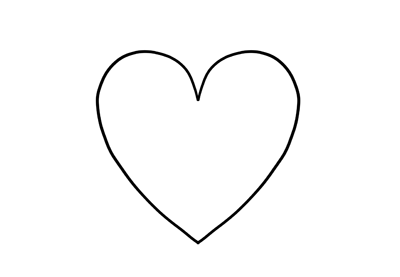
#> input picture assets/heart.jpg, 400 x 277 px
$ python ascii.py ../assets/heart.jpg
#> lines starting #> are read from the running program, lines starting #| are printed output that depends on the picture
#> in generate_ascii, image is the input picture: PIL image 400x277 P; min 0, max 255, mean 250.6
#ASCII converter

from PIL import Image
import sys

#ASCII_CHARS = ['@', '#', 'S', '%', '?', '*', '+', ';', ':', '.', ' ']
ASCII_CHARS = ['@', '#', 'S', '7', '?', '*', '+', ';', ':', '.', ' ']

def resize(image):
    (old_width, old_height) = image.size
#> old_width = 400; old_height = 277
    aspect_ratio = float(old_height)/float(old_width)
#> aspect_ratio = 0.693
    new_height = int(aspect_ratio*80)
#> new_height = 55
    new_dim = (120, new_height)
#> new_dim = (120, 55)
    new_image = image.resize(new_dim)
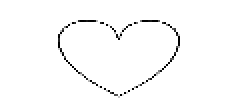
#> new_image: PIL image 120x55 P (shown 2 times larger); min 0, max 255, mean 250.5
    return new_image

def grayscale(image):
    return image.convert('L')

def modify_pixels(image):
    orig_pixels = list(image.getdata())
#> orig_pixels = 6600 values, max 255 at index 0, min 0 at index 1240, mean 250.5
    new_pixels = [ASCII_CHARS[pixel_value//25] for pixel_value in orig_pixels]
#> new_pixels = 6600 items, first 6: ' ', ' ', ' ', ' ', ' ', ' '
    return ''.join(new_pixels)

def generate_ascii(path):
    image = Image.open(path)
    image = resize(image)
    image = grayscale(image)
    pixel_arr = modify_pixels(image)
    len_pixel_arr = len(pixel_arr)
#> len_pixel_arr = 6600
    new_image = [pixel_arr[i:i+120] for i in range(0, len_pixel_arr, 120)]
#> new_image = 55 items
    return '\n'.join(new_image)

def print_file(text, path):
#> called with path = '../assets/heart.jpg'
    print(path[:-4])
    f = open(path[:-4] + ".txt", "w")
    for l in text:
        f.write(l)
    f.close()

def main():
    path = sys.argv[1]
    new_image = generate_ascii(path)
    print_file(new_image, path)

main()
